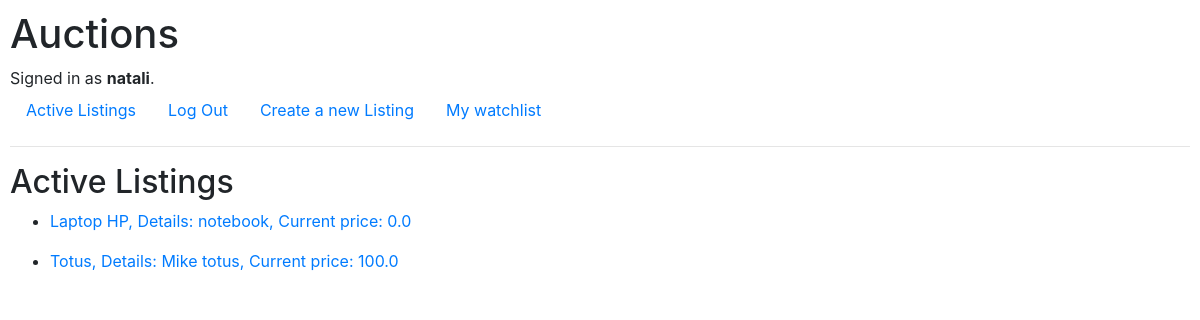
Screenshot of / (signed in) with the database file from the repository.
### auctions/models.py (models this page shows, shortened)
class User(AbstractUser):
    pass

class Listing(models.Model):
    title = models.CharField(max_length=64)
    description = models.TextField(max_length=300)
    starting_price = models.FloatField()
    currency = models.CharField(max_length=4)
    image_url = models.URLField(null=True, blank=True)
    category = models.CharField(max_length=64, null=True, blank=True)
    is_active = models.BooleanField(default=True)
    user = models.ForeignKey(User, on_delete=models.CASCADE, related_name="listings")
    current_price = models.FloatField()

### auctions/views.py (the view)
# urls.py: path("", views.index, name="index"),
def index(request):
    return render(request, "auctions/index.html", {
        "listings": Listing.objects.filter(is_active = True)
    })

### auctions/templates/auctions/index.html
{% extends "auctions/layout.html" %}
{% block body %}
    <h2>Active Listings</h2>
    {% for listing in listings %}
        <ul>
            <li>
                <a href="{% url 'listing' listing.id %}"> {{listing.title}}, Details: {{listing.description}}, Current price: {{ listing.current_price }} </a>
            </li>
        </ul>
    {% endfor %}
{% endblock %}

### auctions/templates/auctions/layout.html (shortened to what this page needs)
{% load static %}
<!DOCTYPE html>
<html lang="en">
    <head>
        <link rel="stylesheet" href="https://stackpath.bootstrapcdn.com/bootstrap/4.4.1/css/bootstrap.min.css">
        <link href="{% static 'auctions/styles.css' %}" rel="stylesheet">
    </head>
    <body>
        <h1>Auctions</h1>
        <div>
            {% if user.is_authenticated %}
                Signed in as <strong>{{ user.username }}</strong>.
            {% else %}
                Not signed in.
            {% endif %}
        </div>
        <ul class="nav">
            <li class="nav-item">
                <a class="nav-link" href="{% url 'index' %}">Active Listings</a>
            </li>
            {% if user.is_authenticated %}
                <li class="nav-item">
                    <a class="nav-link" href="{% url 'logout' %}">Log Out</a>
                </li>
                <li class="nav-item">
                    <a class="nav-link" href="{% url 'new' %}">Create a new Listing</a>
                </li>
                <li class="nav-item">
                    <a class="nav-link" href="{% url 'show_watchlist' %}">My watchlist</a>
                </li>
            {% endif %}
        </ul>
        <hr>
        {% block body %}
        {% endblock %}
    </body>
</html>

### auctions/static/auctions/styles.css (style rules this page uses)
body { padding: 10px; }

### rows the page displays
User: username "natali"
Listing: title "Laptop HP", description "notebook", current_price "0.0"
Listing: title "Totus", description "Mike totus", current_price "100.0"
